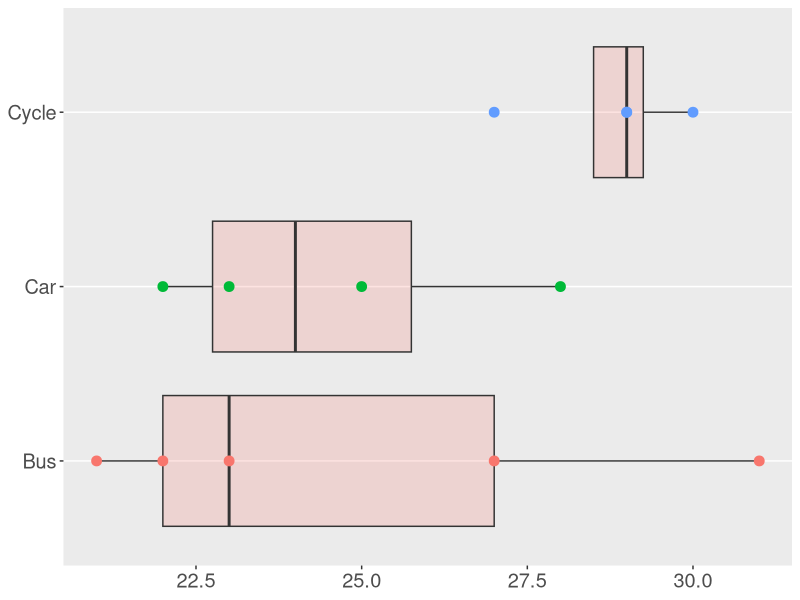
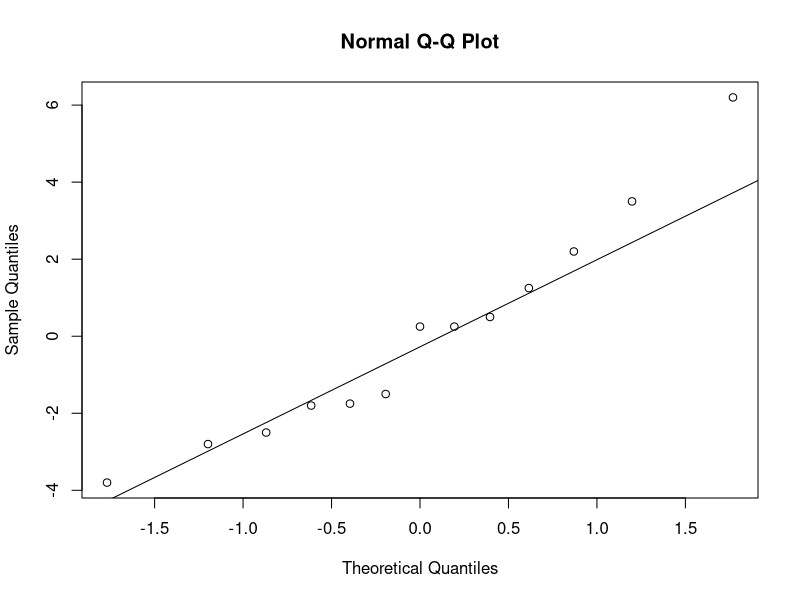
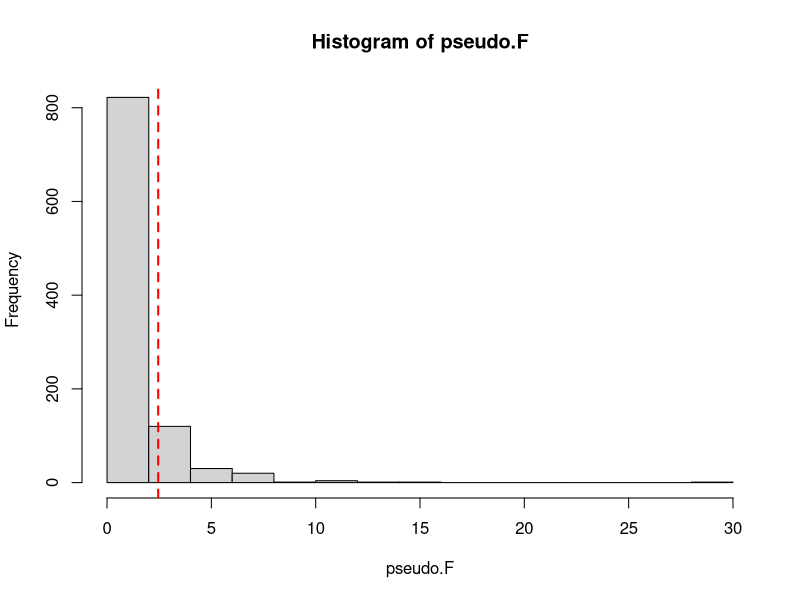
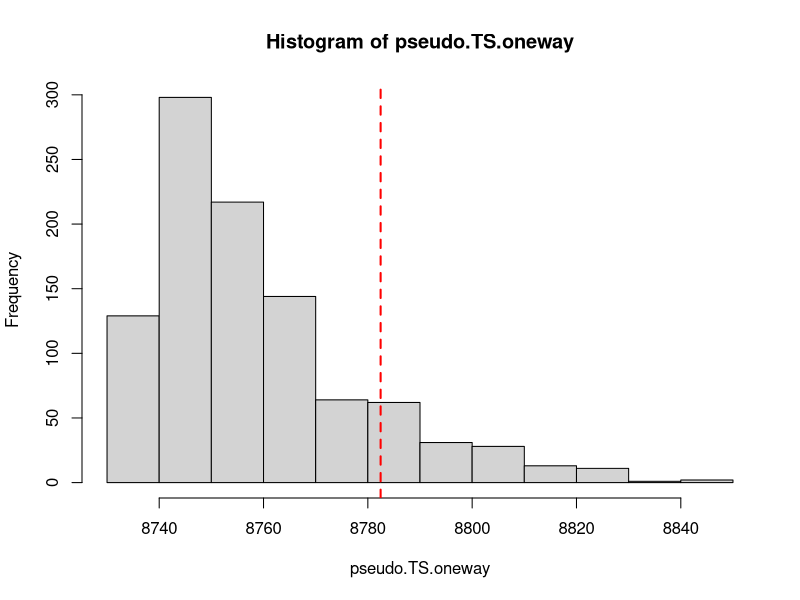

The R source for these figures, in order:
# CHAPTER 6 - PERMUTATION TESTING

# PROGRAM   - 6.5 - Transport Study Example (One Way ANOVA)

# SUMMARY   - In this program we analyse whether the mean travel time from a 
#             certain suburb to the city centre differs by mode of transport 
#             (specifically bus, car or cycle).
#
#             Section 1 - Data is read in and a data frame constructed             
#             Section 2 - ANOVA test is conducted
#             Section 3 - Non-parametric Kruskal-Wallis test conducted
#             Section 4 - Permutation test conducted using the usual F-statistic
#             Section 5 - Permutation test conducted using equivalent test stat


# Clear all variables before starting
rm(list = ls())




# SECTION 1 #
#------------------------------------------------------------------------------#
# Reading in the data and creating a dataframe

# 1.1a - Read in and group the data
  
  # Read in the data
  y <- c(21,23,27,22,31,23,28,22,25,29,27,30,29)
    y

  # Group the data
  group <- factor(rep(c("Bus","Car","Cycle"),c(5,4,4)))
    group
    

# 1.1b - Create a data frame
ex2.df <- data.frame(y=y, group=group)
  ex2.df
  
  
# 1.1c - Remove the vectors y and group from R's memory
rm(y)
rm(group)







# SECTION 2 #
#------------------------------------------------------------------------------#
# Conducting one-way ANOVA on the data to test between the hypotheses
# H0 : \mu_i = \mu_j for all i,j = 1,..,3
# H1 : \mu_i \neq \mu_j for some i,j = 1,..,3

# 2.1a - Conducting a one-way ANOVA test on the data.
ex2.aov <- aov(y ~ group, data=ex2.df)
summary(ex2.aov)

    ## F-statistic = 2.452, P-value = 0.136
    ## No evidence against null hypothesis of equal means



# 2.1b - Constructing a box-plot of the data.
time <- c(21,23,27,22,31,23,28,22,25,29,27,30,29)
method <- factor(rep(c("Bus","Car","Cycle"),c(5,4,4)))

library(ggplot2)
ggplot(ex2.df, aes(x = time, y = method, fill="lightblue")) +
  geom_boxplot(alpha = 0.2) +
  geom_point(aes(colour = method), size = 3) +
  theme(text = element_text(size = 18),
        axis.title.x = element_blank(),
        axis.title.y = element_blank(),
        panel.grid.minor.x = element_blank(),
        panel.grid.major.x = element_blank(),
        legend.position = "none")

    ## Box-plot indicates asymmetry (suggests data not from a normal distribution).
    ## Box-plot also suggests non-equal variance between groups.



# 2.1c - Constructing a normal QQ-plot
qqnorm( resid(ex2.aov) )
qqline( resid(ex2.aov) )

    ## Graph suggests non-normality of the data


    ## Conclusion:
    ## One-way ANOVA does not provide any evidence for a difference in mean time 
    ## between transport modes.
    ## However, the assumptions of the ANOVA test (normality & equal variance) 
    ## are likely violated. Consequently, the p-value produced must be viewed 
    ## with extreme caution.




# SECTION 3 #
#------------------------------------------------------------------------------#
# Given that the ANOVA conditions are violated we conduct a (non-parametric)
# Kruskal-Wallis test to test between the hypotheses
# H0 : Data come from populations with the same distribution
# H1 : Data do not come from populations with the same distribution

# 3.1a - Conduct Kruskal-Wallis test
kruskal.test(y ~ group, data=ex2.df)

    ## Chi-squared = 3.7675, P-value = 0.152. 
    ## => No evidence against null hypothesis






# SECTION 4 #
#------------------------------------------------------------------------------#
# Conducting a permutation test using the usual F-statistic to test between 
# H0 : Mean travel time is the same across all transport modes
# H1 : Mean travel time differs same across all transport modes


# 4.1a - Extract observed test statistic from summary table (see Section 2.1a)
data.F <- summary(ex2.aov)[[1]]["group","F value"]
data.F

    ## F-statistic = 2.452304



# 4.1b - Construct a distribution of test statistics from a cohort of 1,000 
# re-ordered samples.
    
    # 4.1b1 - Define number of reordered samples to construct
    replic <- 1000
    
    # 4.1b2 - Create blank vector of required length
    pseudo.F <- rep(NA, replic)
    
    # 4.1b3 - Set seed to ensure same reordered samples produced each time
    set.seed(12345)
    
    
    tstart <- Sys.time()
    
      # 4.1b4 - Begin "do-loop"
      for (i in 1:replic) {
        
        # Create reordered sample of categorical variable
        group.perm <- sample(ex2.df$group)
        
        # Obtain F-statistic from reordered sample
        this.aov <- aov(y ~ group.perm, data=ex2.df)
          
        # Append F-statistic to ith element of blank vector
        pseudo.F[i] <- summary(this.aov)[[1]]["group","F value"]
      }
    
    Sys.time()-tstart
 
    i <- 1
    ex2.df
    group.perm
    summary(this.aov)
    pseudo.F

    
        

# 4.1c - Construct histogram of F-statistics from reordered sample and location
# of F-statistic from our reordered sample
hist(pseudo.F)
abline(v=data.F, lty=2, lwd=2, col="red")


# 4.1d - Calculate the p-value for the test
length( pseudo.F[pseudo.F >= data.F] )/ replic

    ## P-value = 0.137
    ## No evidence against the null hypothesis







# SECTION 5 #
#------------------------------------------------------------------------------#
# Conducting a permutation test using an equivalent test statistic to test 
# between the hypotheses
# H0 : Mean travel time is the same across all transport modes
# H1 : Mean travel time differs same across all transport modes

# 5.1a - Lifting the data out of the data frame
ex2.df

y <- ex2.df$y
  y

group <- ex2.df$group
  group



# 5.1b - Calculating observed equivalent test statistic ( sum Ti-squared / ni )
ni.vect <- as.numeric(table(group))
ni.vect

data.TS.oneway <- sum( (tapply(y, group, sum))^2 / ni.vect  )
data.TS.oneway




# 5.1c - Construct a distribution of test statistics from a cohort of 1,000 
# re-ordered samples.

  # 5.1c1 - Define number of reordered samples to construct
  replic <- 1000
  
  # 5.1c2 - Create blank vector of required length
  pseudo.TS.oneway <- rep(NA, replic)

  # 5.1c3 - Set seed to ensure same reordered samples produced each time
  set.seed(12345)
  
  
  tstart <- Sys.time()
  
    # 5.1c4 - Begin "do-loop"
    for (i in 1:replic) {
      
      # Create reordered sample of response variable
      y.perm <- sample(y)
      
      # Obtain test statistic and append to ith element of blank vector
      pseudo.TS.oneway[i] <- sum( (tapply(y.perm, group, sum))^2 / ni.vect )
      
    }
  Sys.time()-tstart

  
  i <- 1
  y.perm
  pseudo.TS.oneway


  
  
# 5.1d - Construct graph showing the generated distribution of test statistics
hist(pseudo.TS.oneway)
abline(v=data.TS.oneway,lty=2, lwd=2, col="red")


# 5.1e - Calculate the p-value for the test
length( pseudo.TS.oneway[pseudo.TS.oneway >= data.TS.oneway] )/ replic

    ## P-value = 0.126
    ## No evidence against the null hypothesis
